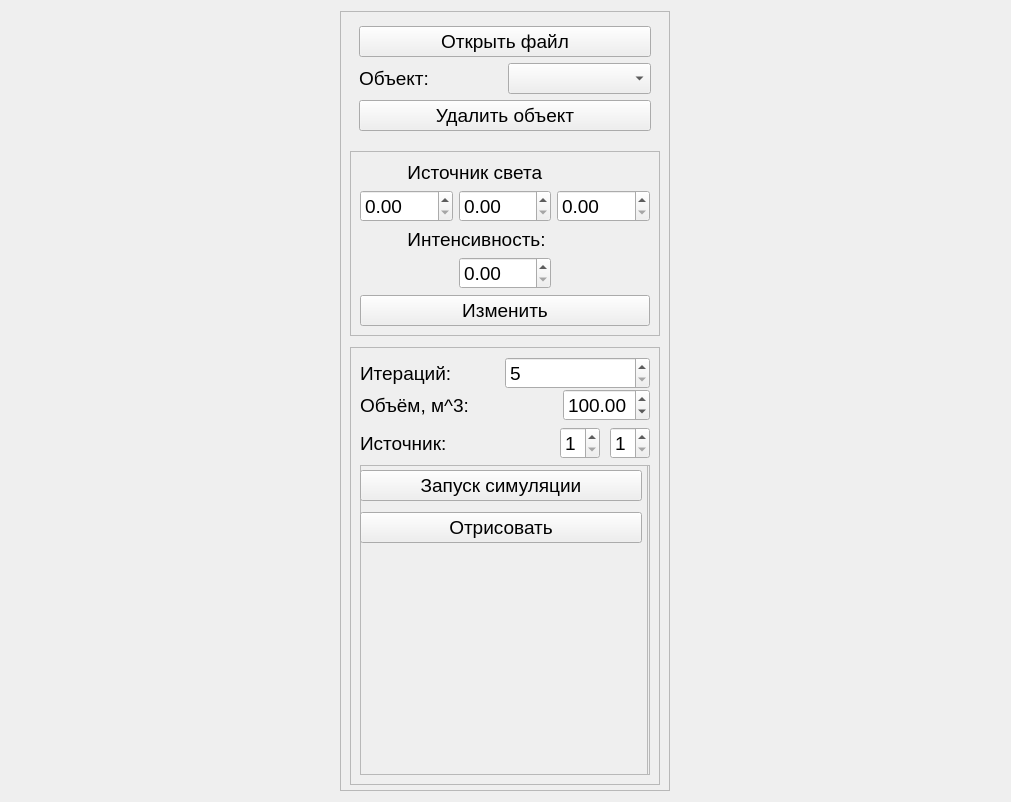
<?xml version="1.0" encoding="UTF-8"?>
<ui version="4.0">
 <class>Widget</class>
 <widget class="QWidget" name="Widget">
  <property name="windowModality">
   <enum>Qt::NonModal</enum>
  </property>
  <property name="geometry">
   <rect>
    <x>0</x>
    <y>0</y>
    <width>1011</width>
    <height>802</height>
   </rect>
  </property>
  <property name="sizePolicy">
   <sizepolicy hsizetype="Fixed" vsizetype="Fixed">
    <horstretch>0</horstretch>
    <verstretch>0</verstretch>
   </sizepolicy>
  </property>
  <property name="minimumSize">
   <size>
    <width>0</width>
    <height>0</height>
   </size>
  </property>
  <property name="font">
   <font>
    <pointsize>14</pointsize>
   </font>
  </property>
  <property name="windowTitle">
   <string>Водичка</string>
  </property>
  <layout class="QHBoxLayout" name="horizontalLayout">
   <item>
    <widget class="QFrame" name="frame_2">
     <property name="maximumSize">
      <size>
       <width>330</width>
       <height>16777215</height>
      </size>
     </property>
     <property name="frameShape">
      <enum>QFrame::StyledPanel</enum>
     </property>
     <property name="frameShadow">
      <enum>QFrame::Raised</enum>
     </property>
     <layout class="QVBoxLayout" name="verticalLayout">
      <property name="spacing">
       <number>11</number>
      </property>
      <property name="sizeConstraint">
       <enum>QLayout::SetNoConstraint</enum>
      </property>
      <property name="topMargin">
       <number>5</number>
      </property>
      <property name="bottomMargin">
       <number>5</number>
      </property>
      <item>
       <widget class="QWidget" name="widget" native="true">
        <property name="sizePolicy">
         <sizepolicy hsizetype="Preferred" vsizetype="Fixed">
          <horstretch>0</horstretch>
          <verstretch>0</verstretch>
         </sizepolicy>
        </property>
        <layout class="QGridLayout" name="gridLayout">
         <property name="sizeConstraint">
          <enum>QLayout::SetMinAndMaxSize</enum>
         </property>
         <item row="2" column="0">
          <widget class="QLabel" name="label">
           <property name="text">
            <string>Объект:</string>
           </property>
          </widget>
         </item>
         <item row="3" column="0" colspan="2">
          <widget class="QPushButton" name="pushButton_3">
           <property name="text">
            <string>Удалить объект</string>
           </property>
          </widget>
         </item>
         <item row="2" column="1">
          <widget class="QComboBox" name="comboBox"/>
         </item>
         <item row="1" column="0" colspan="2">
          <widget class="QPushButton" name="loadButton">
           <property name="text">
            <string>Открыть файл</string>
           </property>
          </widget>
         </item>
        </layout>
       </widget>
      </item>
      <item>
       <widget class="QFrame" name="frame_3">
        <property name="sizePolicy">
         <sizepolicy hsizetype="Preferred" vsizetype="Fixed">
          <horstretch>0</horstretch>
          <verstretch>0</verstretch>
         </sizepolicy>
        </property>
        <property name="frameShape">
         <enum>QFrame::StyledPanel</enum>
        </property>
        <property name="frameShadow">
         <enum>QFrame::Raised</enum>
        </property>
        <layout class="QGridLayout" name="gridLayout_2">
         <item row="4" column="1" colspan="3">
          <widget class="QLabel" name="label_6">
           <property name="text">
            <string>         Интенсивность:</string>
           </property>
          </widget>
         </item>
         <item row="2" column="3">
          <widget class="QDoubleSpinBox" name="z_light_input"/>
         </item>
         <item row="6" column="1" colspan="3">
          <widget class="QPushButton" name="pushButton_4">
           <property name="text">
            <string>Изменить</string>
           </property>
          </widget>
         </item>
         <item row="2" column="1">
          <widget class="QDoubleSpinBox" name="x_light_input"/>
         </item>
         <item row="5" column="2">
          <widget class="QDoubleSpinBox" name="int_light_input">
           <property name="maximum">
            <double>1.000000000000000</double>
           </property>
           <property name="singleStep">
            <double>0.050000000000000</double>
           </property>
          </widget>
         </item>
         <item row="2" column="2">
          <widget class="QDoubleSpinBox" name="y_light_input"/>
         </item>
         <item row="0" column="1" colspan="3">
          <widget class="QLabel" name="label_2">
           <property name="text">
            <string>         Источник света</string>
           </property>
          </widget>
         </item>
        </layout>
       </widget>
      </item>
      <item>
       <widget class="QFrame" name="frame">
        <property name="enabled">
         <bool>true</bool>
        </property>
        <property name="sizePolicy">
         <sizepolicy hsizetype="Preferred" vsizetype="Minimum">
          <horstretch>0</horstretch>
          <verstretch>0</verstretch>
         </sizepolicy>
        </property>
        <property name="frameShape">
         <enum>QFrame::StyledPanel</enum>
        </property>
        <property name="frameShadow">
         <enum>QFrame::Raised</enum>
        </property>
        <layout class="QGridLayout" name="gridLayout_4">
         <property name="horizontalSpacing">
          <number>2</number>
         </property>
         <item row="0" column="0">
          <layout class="QVBoxLayout" name="verticalLayout_4">
           <item>
            <layout class="QHBoxLayout" name="horizontalLayout_2">
             <item>
              <widget class="QLabel" name="label_7">
               <property name="text">
                <string>Итераций:</string>
               </property>
              </widget>
             </item>
             <item>
              <widget class="QSpinBox" name="iters">
               <property name="minimum">
                <number>5</number>
               </property>
               <property name="maximum">
                <number>50</number>
               </property>
              </widget>
             </item>
            </layout>
           </item>
           <item>
            <layout class="QHBoxLayout" name="horizontalLayout_3">
             <item>
              <widget class="QLabel" name="label_8">
               <property name="text">
                <string>Объём, м^3:</string>
               </property>
              </widget>
             </item>
             <item>
              <widget class="QLabel" name="label_3">
               <property name="text">
                <string/>
               </property>
              </widget>
             </item>
             <item>
              <widget class="QDoubleSpinBox" name="volume">
               <property name="sizePolicy">
                <sizepolicy hsizetype="Maximum" vsizetype="Maximum">
                 <horstretch>0</horstretch>
                 <verstretch>0</verstretch>
                </sizepolicy>
               </property>
               <property name="minimum">
                <double>5.000000000000000</double>
               </property>
               <property name="maximum">
                <double>500.000000000000000</double>
               </property>
               <property name="singleStep">
                <double>5.000000000000000</double>
               </property>
               <property name="value">
                <double>100.000000000000000</double>
               </property>
              </widget>
             </item>
            </layout>
           </item>
          </layout>
         </item>
         <item row="1" column="0">
          <layout class="QHBoxLayout" name="horizontalLayout_4">
           <item>
            <widget class="QLabel" name="label_4">
             <property name="text">
              <string>Источник:</string>
             </property>
            </widget>
           </item>
           <item>
            <spacer name="horizontalSpacer_2">
             <property name="orientation">
              <enum>Qt::Horizontal</enum>
             </property>
             <property name="sizeHint" stdset="0">
              <size>
               <width>10</width>
               <height>20</height>
              </size>
             </property>
            </spacer>
           </item>
           <item>
            <widget class="QSpinBox" name="water_x">
             <property name="minimum">
              <number>1</number>
             </property>
             <property name="maximum">
              <number>5</number>
             </property>
            </widget>
           </item>
           <item>
            <spacer name="horizontalSpacer">
             <property name="orientation">
              <enum>Qt::Horizontal</enum>
             </property>
             <property name="sizeType">
              <enum>QSizePolicy::Fixed</enum>
             </property>
             <property name="sizeHint" stdset="0">
              <size>
               <width>10</width>
               <height>20</height>
              </size>
             </property>
            </spacer>
           </item>
           <item>
            <widget class="QSpinBox" name="water_y">
             <property name="minimum">
              <number>1</number>
             </property>
             <property name="maximum">
              <number>5</number>
             </property>
             <property name="singleStep">
              <number>1</number>
             </property>
            </widget>
           </item>
          </layout>
         </item>
         <item row="2" column="0">
          <widget class="QFrame" name="frame_4">
           <property name="frameShape">
            <enum>QFrame::StyledPanel</enum>
           </property>
           <property name="frameShadow">
            <enum>QFrame::Raised</enum>
           </property>
           <widget class="QWidget" name="verticalLayoutWidget">
            <property name="geometry">
             <rect>
              <x>0</x>
              <y>0</y>
              <width>288</width>
              <height>441</height>
             </rect>
            </property>
            <layout class="QVBoxLayout" name="verticalLayout_2">
             <item>
              <widget class="QFrame" name="frame_5">
               <property name="frameShape">
                <enum>QFrame::StyledPanel</enum>
               </property>
               <property name="frameShadow">
                <enum>QFrame::Raised</enum>
               </property>
               <widget class="QWidget" name="verticalLayoutWidget_2">
                <property name="geometry">
                 <rect>
                  <x>0</x>
                  <y>0</y>
                  <width>282</width>
                  <height>83</height>
                 </rect>
                </property>
                <layout class="QVBoxLayout" name="verticalLayout_3">
                 <item>
                  <widget class="QPushButton" name="simulateBtn">
                   <property name="text">
                    <string>Запуск симуляции</string>
                   </property>
                  </widget>
                 </item>
                 <item>
                  <widget class="QPushButton" name="pushButton">
                   <property name="text">
                    <string>Отрисовать</string>
                   </property>
                  </widget>
                 </item>
                </layout>
               </widget>
              </widget>
             </item>
            </layout>
           </widget>
          </widget>
         </item>
        </layout>
       </widget>
      </item>
     </layout>
    </widget>
   </item>
  </layout>
 </widget>
 <resources/>
 <connections>
  <connection>
   <sender>pushButton</sender>
   <signal>clicked()</signal>
   <receiver>Widget</receiver>
   <slot>render()</slot>
   <hints>
    <hint type="sourcelabel">
     <x>1094</x>
     <y>897</y>
    </hint>
    <hint type="destinationlabel">
     <x>719</x>
     <y>106</y>
    </hint>
   </hints>
  </connection>
  <connection>
   <sender>pushButton_4</sender>
   <signal>clicked()</signal>
   <receiver>Widget</receiver>
   <slot>changeLight()</slot>
   <hints>
    <hint type="sourcelabel">
     <x>1026</x>
     <y>351</y>
    </hint>
    <hint type="destinationlabel">
     <x>1224</x>
     <y>388</y>
    </hint>
   </hints>
  </connection>
  <connection>
   <sender>pushButton_3</sender>
   <signal>clicked()</signal>
   <receiver>Widget</receiver>
   <slot>remove()</slot>
   <hints>
    <hint type="sourcelabel">
     <x>957</x>
     <y>124</y>
    </hint>
    <hint type="destinationlabel">
     <x>1226</x>
     <y>163</y>
    </hint>
   </hints>
  </connection>
  <connection>
   <sender>loadButton</sender>
   <signal>clicked()</signal>
   <receiver>Widget</receiver>
   <slot>load()</slot>
   <hints>
    <hint type="sourcelabel">
     <x>779</x>
     <y>221</y>
    </hint>
    <hint type="destinationlabel">
     <x>780</x>
     <y>396</y>
    </hint>
   </hints>
  </connection>
  <connection>
   <sender>simulateBtn</sender>
   <signal>clicked()</signal>
   <receiver>Widget</receiver>
   <slot>simulate()</slot>
   <hints>
    <hint type="sourcelabel">
     <x>405</x>
     <y>502</y>
    </hint>
    <hint type="destinationlabel">
     <x>399</x>
     <y>300</y>
    </hint>
   </hints>
  </connection>
 </connections>
 <slots>
  <slot>render()</slot>
  <slot>remove()</slot>
  <slot>changeLight()</slot>
  <slot>add()</slot>
  <slot>rotate()</slot>
  <slot>move()</slot>
  <slot>load()</slot>
  <slot>simulate()</slot>
 </slots>
</ui>
